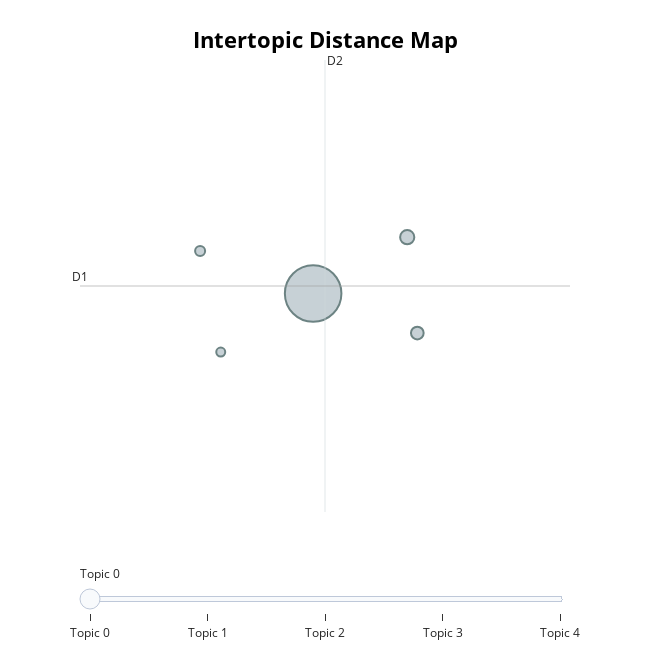

The notebook cell this image was saved under:
### Markdown cell above
Neural Topic Modeling Methods (e.g., BERTopic)

### Code cell
from bertopic import BERTopic

# Prepare documents (ensure your text is in a list format)
documents = df['processed_text'].tolist()

# Create and fit the BERTopic model
topic_model = BERTopic()
topics, probabilities = topic_model.fit_transform(documents)

# Visualize topics
topic_model.visualize_topics()

### Figure 1 — Plotly figure (JSON) as saved in the notebook; plotly's stock layout.template omitted (floating-point values rounded to 4 significant figures)
{"data": [{"customdata": [[0, "trump | musk | ukraine | new | dy", 476], [1, "israel | hamas | israeli | hostage | gaza", 30], [2, "germany | next | chancellor | election | german", 24], [3, "migrant | trump | deportation | panama | administration", 15], [4, "crash | toronto | plane | airport | delta", 12]], "hovertemplate": "<b>Topic %{customdata[0]}</b><br>%{customdata[1]}<br>Size: %{customdata[2]}", "legendgroup": "", "marker": {"color": "#B0BEC5", "line": {"color": "DarkSlateGrey", "width": 2}, "size": [476, 30, 24, 15, 12], "sizemode": "area", "sizeref": 0.2975, "symbol": "circle"}, "mode": "markers", "name": "", "orientation": "v", "showlegend": false, "type": "scatter", "x": [5.062, 5.584, 5.639, 4.436, 4.55], "xaxis": "x", "y": [12.8, 13.44, 12.35, 13.28, 12.13], "yaxis": "y"}], "layout": {"annotations": [{"showarrow": false, "text": "D1", "x": 3.771, "y": 12.88, "yshift": 10}, {"showarrow": false, "text": "D2", "x": 5.128, "xshift": 10, "y": 15.46}], "height": 650, "hoverlabel": {"bgcolor": "white", "font": {"family": "Rockwell", "size": 16}}, "legend": {"itemsizing": "constant", "tracegroupgap": 0}, "margin": {"t": 60}, "shapes": [{"line": {"color": "#CFD8DC", "width": 2}, "type": "line", "x0": 5.128, "x1": 5.128, "y0": 10.31, "y1": 15.46}, {"line": {"color": "#9E9E9E", "width": 2}, "type": "line", "x0": 3.771, "x1": 6.485, "y0": 12.88, "y1": 12.88}], "sliders": [{"active": 0, "pad": {"t": 50}, "steps": [{"args": [{"marker.color": [["red", "#B0BEC5", "#B0BEC5", "#B0BEC5", "#B0BEC5"]]}], "label": "Topic 0", "method": "update"}, {"args": [{"marker.color": [["#B0BEC5", "red", "#B0BEC5", "#B0BEC5", "#B0BEC5"]]}], "label": "Topic 1", "method": "update"}, {"args": [{"marker.color": [["#B0BEC5", "#B0BEC5", "red", "#B0BEC5", "#B0BEC5"]]}], "label": "Topic 2", "method": "update"}, {"args": [{"marker.color": [["#B0BEC5", "#B0BEC5", "#B0BEC5", "red", "#B0BEC5"]]}], "label": "Topic 3", "method": "update"}, {"args": [{"marker.color": [["#B0BEC5", "#B0BEC5", "#B0BEC5", "#B0BEC5", "red"]]}], "label": "Topic 4", "method": "update"}]}], "title": {"font": {"color": "Black", "size": 22}, "text": "<b>Intertopic Distance Map</b>", "x": 0.5, "xanchor": "center", "y": 0.95, "yanchor": "top"}, "width": 650, "xaxis": {"anchor": "y", "domain": [0, 1], "range": [3.771, 6.485], "title": {"text": ""}, "visible": false}, "yaxis": {"anchor": "x", "domain": [0, 1], "range": [10.31, 15.46], "title": {"text": ""}, "visible": false}}}
